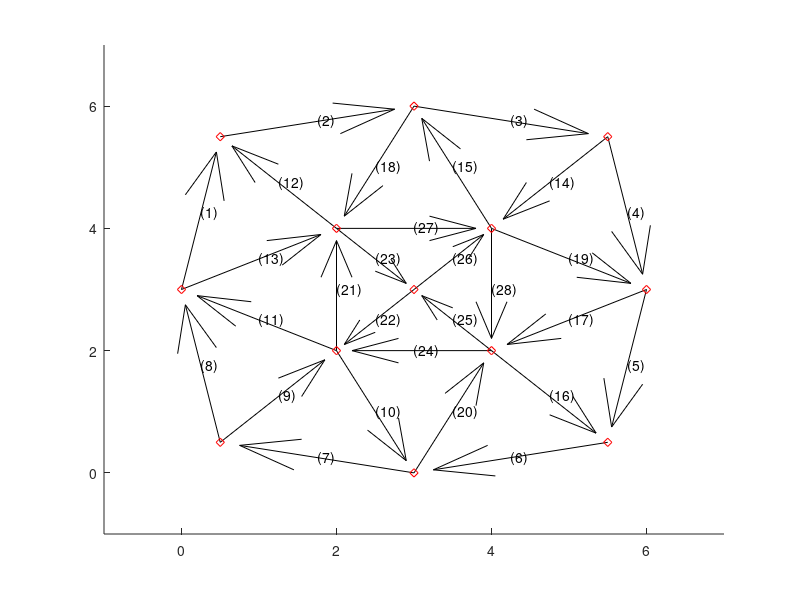

Reproduce this figure in MATLAB.
function [xi,yi,i1,i2,ni,nb,ux,uy,L] = plotroad()
%
% xi(i), yi(i) = coordinates of intersection i
xi = [0 .5  .5 2 2 3 3 3 4 4 5.5 5.5 6 ];
yi = [3 .5 5.5 4 2 0 3 6 2 4 5.5 .5 3 ];

% i1(b), i2(b) = indices of intersections connected by block b, ordered by
% the direction traffic flow
i1 = [1 3 8  11 13 12 6 2 2 5 5 4 1 11 10 9 13 8 10 6 5 7 4 9 9 7 4 10];
i2 = [3 8 11 13 12 6  2 1 5 6 1 3 4 10 8 12 9  4 13 9 4 5 7 5 7 10 10 9];
ni = length(xi);  % ni = # of intersections
nb = length(i1);  % nb = # of blocks
% Geometric information
% L(b) = length of block b
% (ux(b), uy(b)) = unit vector along block b in direction of traffic flow
% Given xi, yi, we can find L, ux, uy as follows:
ux = xi(i2)-xi(i1);
uy = yi(i2)-yi(i1);
L = sqrt(ux.^2+uy.^2);
ux = ux./L;
uy = uy./L;
%
hold on
axis([min(xi)-1 max(xi)+1 min(yi)-1 max(yi)+1])
% 
for b = 1:nb

    ux1 = xi(i2(b))-xi(i1(b));
    uy1 = yi(i2(b))-yi(i1(b));
    quiver(xi(i1(b)),yi(i1(b)),ux1,uy1,'k')
    xt = (xi(i1(b)) + xi(i2(b)))/2;
    yt = (yi(i1(b)) + yi(i2(b)))/2;
    str = ['(',num2str(b),')'];
    text(xt,yt,str)
end

for i = 1:ni
    % change to string
   str = num2str(i);
   plot(xi(i),yi(i),'rd')
   %location of text
   xt = xi(i)+0.1;
   yt = yi(i)-0.1;
   % text the interesection
%    text(xt,yt,str)
end

hold off
end
